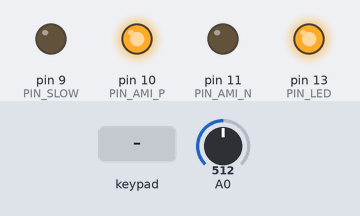
The sketch below on a simulated Arduino Uno, built with avr-gcc and run on an emulated ATmega328P. Shown: output pins drawn as LEDs (lit = HIGH). Wiring (inferred from the names in the program): 4×3 keypad with keys 1 2 3 4 5 6 7 8 9 * 0 #: rows pin 2, pin 3, pin 4, pin 5; columns pin 6, pin 7, pin 8. Dashed ring = blinking. Inputs (shaded band) come from the test bench; at power-on: A0 = 512. Pins used as bus, display or sensor lines are not drawn; what the sketch prints to the serial monitor is not drawn.

Above: at 1.2 s.
1.3 s: keypad keys 1 3 9 7 2 2 2 * pressed 0.4 s apart
At 3.7 s:
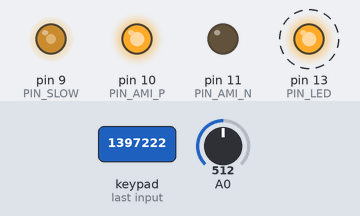
6.0 s: key '1' pressed
7.5 s: A0 set to 516
9.0 s: key '4' pressed
At 9.51 s:
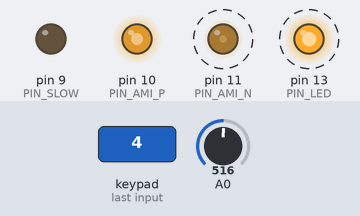
Timing chart, 0 to 13.0 s (numbered marks = the images above; inputs shaded):
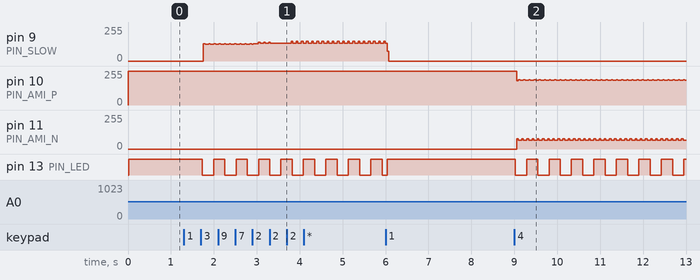

The sketch:

TX_Uno.ino
```cpp
/*
  PROTOTIPO 1 - TRANSMISOR (Arduino Uno)
  Comunicaciones Digitales I (RED-0310) - UPDS - Actividad 6

  Cadena:  micrófono -> muestreo 8 kHz -> cuantificación 8 bits (PCM)
           -> trama TDM [SYNC | CH1 voz | CH2 PRBS] -> NRZ por la línea (pin D1)

  Trama TDM: 3 ranuras de 8 bits = 24 bits por trama, 8000 tramas/s
             -> 192 kbps de datos. La UART agrega start y stop (8N1),
             así que la línea va a 250 000 baudios (24 000 bytes/s de 25 000).

  Teclado (4x3):
    1 = voz del micrófono (TDM rápido)      0 = tono de 1 kHz en lugar de la voz
    2 = NRZ lento      3 = Manchester (IEEE 802.3)      4 = AMI
    5 = NRZI           6 = RZ unipolar
    # = cambia el patrón de bits de los modos lentos
  Modos lentos: 1 kbps, salidas para el osciloscopio:
    D9  = NRZ / Manchester / NRZI / RZ
    D10 + D11 = AMI (red de 2 resistencias + capacitor)
    D12 = disparo (trigger) al inicio del patrón
    D13 = LED: fijo en modos rápidos, parpadea en modos lentos
*/

#include <avr/io.h>
#include <avr/interrupt.h>
#include <avr/pgmspace.h>

// ---------------- Parámetros ----------------
const uint8_t SYNC = 0x9B;            // palabra de sincronismo (10011011)
const uint16_t TOP_8KHZ = 1999;       // 16 MHz / 8000 Hz - 1
const uint16_t TOP_2KHZ = 7999;       // medio bit a 1 kbps (2 kHz)

// Teclado 4x3 (ajustar si el orden de pines de tu teclado es distinto)
const uint8_t ROWS[4] = {2, 3, 4, 5};
const uint8_t COLS[3] = {6, 7, 8};
const char KEYS[4][3] = {{'1','2','3'},{'4','5','6'},{'7','8','9'},{'*','0','#'}};

const uint8_t PIN_SLOW = 9, PIN_AMI_P = 10, PIN_AMI_N = 11, PIN_TRIG = 12, PIN_LED = 13;

enum Modo { VOZ, TONO, NRZ, MANCH, AMI, NRZI, RZ };
volatile Modo modo = VOZ;

// Patrones de los modos lentos
const char PAT0[] = "101100001110101";   // actividad del docente (15 bits)
const char PAT1[] = "1011001";           // pregunta 25 del cuestionario
const char PAT2[] = "1111111100000000";  // rachas de unos y de ceros
const char* const PATS[3] = {PAT0, PAT1, PAT2};
volatile uint8_t patSel = 0;

// Tono de 1 kHz muestreado a 8 kHz (8 muestras por periodo)
const uint8_t SENO[8] PROGMEM = {128, 199, 228, 199, 128, 57, 28, 57};

// ---------------- UART propia (sin Serial) ----------------
volatile uint8_t txBuf[64];
volatile uint8_t txHead = 0, txTail = 0;

static inline void uartPut(uint8_t b) {
  uint8_t n = (txHead + 1) & 63;
  if (n == txTail) return;              // buffer lleno: se descarta (no debería ocurrir)
  txBuf[txHead] = b;
  txHead = n;
  UCSR0B |= _BV(UDRIE0);
}

ISR(USART_UDRE_vect) {
  if (txHead == txTail) { UCSR0B &= ~_BV(UDRIE0); return; }
  UDR0 = txBuf[txTail];
  txTail = (txTail + 1) & 63;
}

// PRBS-15 (x^15 + x^14 + 1): canal de prueba para medir BER
uint16_t prbs = 0x7FFF;
static inline uint8_t prbsByte() {
  uint8_t out = 0;
  for (uint8_t i = 0; i < 8; i++) {
    uint8_t nb = ((prbs >> 14) ^ (prbs >> 13)) & 1;
    prbs = (prbs << 1) | nb;
    out = (out << 1) | nb;
  }
  return out;
}

// ---------------- Estado de los modos lentos ----------------
volatile uint8_t idx = 0, mitad = 0, nivelNRZI = 0, polAMI = 0;

static inline void pin(uint8_t p, uint8_t v) { digitalWrite(p, v ? HIGH : LOW); }

static inline void amiNivel(int8_t n) {        // +1, 0, -1
  pin(PIN_AMI_P, n >= 0);                      // + : ambos en alto
  pin(PIN_AMI_N, n > 0);                       // 0 : P alto, N bajo ; - : ambos en bajo
}

void pasoLento() {
  const char* pat = PATS[patSel];
  uint8_t bit = pat[idx] - '0';

  if (mitad == 0) {
    // Disparo solo cuando el estado inicial es el de las tablas de la guía
    // (NRZI empieza en bajo, AMI con el primer 1 en +), para una imagen estable.
    bool trig = (idx == 0) &&
                !((modo == NRZI && nivelNRZI) || (modo == AMI && polAMI));
    pin(PIN_TRIG, trig);
  }

  switch (modo) {
    case NRZ:   pin(PIN_SLOW, bit); break;
    case MANCH: pin(PIN_SLOW, mitad == 0 ? !bit : bit); break;   // 1 = subida, 0 = bajada
    case RZ:    pin(PIN_SLOW, mitad == 0 ? bit : 0); break;
    case NRZI:
      if (mitad == 0 && bit) nivelNRZI ^= 1;                      // 1 = transición
      pin(PIN_SLOW, nivelNRZI); break;
    case AMI:
      if (mitad == 0) {
        if (bit) { polAMI ^= 1; amiNivel(polAMI ? 1 : -1); }       // los 1 alternan
        else amiNivel(0);
      }
      break;
    default: break;
  }

  if (mitad == 1) { idx++; if (pat[idx] == 0) idx = 0; }
  mitad ^= 1;
}

// ---------------- Temporizador principal ----------------
uint8_t fase = 0;

ISR(TIMER1_COMPA_vect) {
  if (modo == VOZ || modo == TONO) {
    uint8_t s;
    if (modo == VOZ) { s = ADCH; ADCSRA |= _BV(ADSC); }   // muestra de 8 bits y nueva conversión
    else { s = pgm_read_byte(&SENO[fase]); fase = (fase + 1) & 7; }
    uartPut(SYNC);          // ranura 0: sincronismo
    uartPut(s);             // ranura 1: canal 1 (voz o tono)
    uartPut(prbsByte());    // ranura 2: canal 2 (PRBS de prueba)
  } else {
    pasoLento();
  }
}

void setModo(Modo m) {
  cli();
  modo = m;
  idx = 0; mitad = 0; nivelNRZI = 0; polAMI = 0;
  OCR1A = (m == VOZ || m == TONO) ? TOP_8KHZ : TOP_2KHZ;
  TCNT1 = 0;
  pin(PIN_SLOW, 0); amiNivel(0); pin(PIN_TRIG, 0);
  sei();
}

// ---------------- Teclado ----------------
char leerTecla() {
  for (uint8_t r = 0; r < 4; r++) {
    pinMode(ROWS[r], OUTPUT); digitalWrite(ROWS[r], LOW);
    delayMicroseconds(5);
    for (uint8_t c = 0; c < 3; c++) {
      if (digitalRead(COLS[c]) == LOW) { pinMode(ROWS[r], INPUT); return KEYS[r][c]; }
    }
    pinMode(ROWS[r], INPUT);
  }
  return 0;
}

void setup() {
  for (uint8_t r = 0; r < 4; r++) pinMode(ROWS[r], INPUT);
  for (uint8_t c = 0; c < 3; c++) pinMode(COLS[c], INPUT_PULLUP);
  pinMode(PIN_SLOW, OUTPUT); pinMode(PIN_AMI_P, OUTPUT); pinMode(PIN_AMI_N, OUTPUT);
  pinMode(PIN_TRIG, OUTPUT); pinMode(PIN_LED, OUTPUT);

  // UART: 250 000 baudios, 8N1, solo transmisión (pin D1)
  UBRR0 = 3;                              // 16 MHz / (16 * 250 000) - 1
  UCSR0A = 0;
  UCSR0C = _BV(UCSZ01) | _BV(UCSZ00);
  UCSR0B = _BV(TXEN0);

  // ADC: A0, referencia AVcc (5 V), resultado de 8 bits (ADLAR), reloj de 500 kHz
  ADMUX  = _BV(REFS0) | _BV(ADLAR);
  ADCSRA = _BV(ADEN) | _BV(ADPS2) | _BV(ADPS0);
  ADCSRA |= _BV(ADSC);

  // Timer1 en modo CTC
  TCCR1A = 0;
  TCCR1B = _BV(WGM12) | _BV(CS10);        // sin preescalador
  OCR1A = TOP_8KHZ;
  TIMSK1 = _BV(OCIE1A);

  setModo(VOZ);
}

void loop() {
  static char ultima = 0;
  static unsigned long tParpadeo = 0;

  char k = leerTecla();
  if (k && k != ultima) {
    switch (k) {
      case '1': setModo(VOZ); break;
      case '0': setModo(TONO); break;
      case '2': setModo(NRZ); break;
      case '3': setModo(MANCH); break;
      case '4': setModo(AMI); break;
      case '5': setModo(NRZI); break;
      case '6': setModo(RZ); break;
      case '#': cli(); patSel = (patSel + 1) % 3; idx = 0; mitad = 0; sei(); break;
    }
  }
  ultima = k;
  delay(20);                              // antirrebote

  if (modo == VOZ || modo == TONO) digitalWrite(PIN_LED, HIGH);
  else if (millis() - tParpadeo > 250) { tParpadeo = millis(); digitalWrite(PIN_LED, !digitalRead(PIN_LED)); }
}
```

Measured:
- after the input at 7.5 s, every drawn part: stays the same
- after the input at 9.0 s, pin 10 (PIN_AMI_P): 255/255 → 183/255 after 0.05 s, then repeats every 0.12 s: 191/255 0.04 s, 185/255 0.08 s; pin 11 (PIN_AMI_N): alternates 76/255 for 0.04 s and 64/255 for 0.08 s, starting after 0.05 s; pin 13 (PIN_LED): alternates HIGH for 0.26 s and LOW for 0.26 s, starting at once
